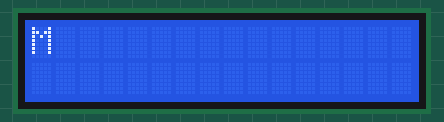
Recording of a sketch running on a simulated Arduino Uno, built with avr-gcc and run on an emulated ATmega328P. On the bench: 16×2 character LCD.

Above: at 0.1 s.
At 0.7 s:
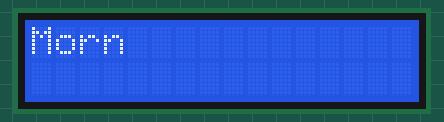
At 1.3 s:
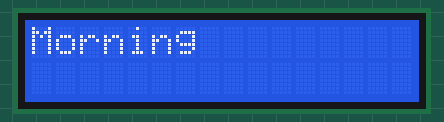
At 2.1 s:
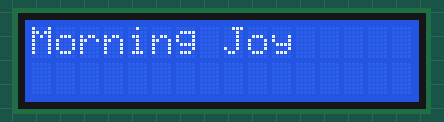
At 2.9 s:
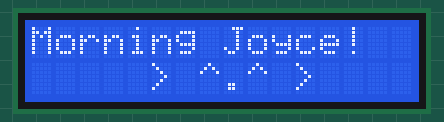
At 3.8 s:
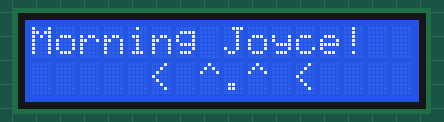

Measured:
- what the display in image 2 shows lasts 0.4 s, from 1.3 s to 1.7 s
- what the display in image 4 shows lasts 0.9 s, from 2.9 s to 3.8 s

The sketch:

LCDscreen.ino
```cpp
#include <LiquidCrystal.h>

LiquidCrystal lcd(7,6,5,4,3,2);

void setup(){
  lcd.begin(16,2);
  //lcd.setCursor(3,1);
 // lcd.print("hello World!");
  String text = "Morning Joyce!";
  for (int i = 0; i < text.length(); i++){
    lcd.print(text[i]);
    delay(200);
  }


}

void loop(){
  int secs = 900;
  String text = "Morning Joyce!";
  String Dance = "> ^.^ >";
  String Dance1 = "< ^.^ <";
  lcd.setCursor(5,1);
  lcd.print(Dance);
  delay(secs);
  lcd.setCursor(0,0);
  lcd.print(text);
  lcd.setCursor(5,1);
  lcd.print(Dance1);
  delay(secs);
}
```
